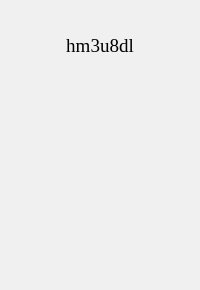
       <widget class="QFrame" name="frame_2">
        <property name="minimumSize">
         <size>
          <width>200</width>
          <height>0</height>
         </size>
        </property>
        <property name="maximumSize">
         <size>
          <width>200</width>
          <height>16777215</height>
         </size>
        </property>
        <property name="styleSheet">
         <string notr="true">QFrame {
	
	background-color: rgb(240, 240, 240);
}
</string>
        </property>
        <property name="frameShape">
         <enum>QFrame::NoFrame</enum>
        </property>
        <property name="frameShadow">
         <enum>QFrame::Raised</enum>
        </property>
        <property name="lineWidth">
         <number>0</number>
        </property>
        <layout class="QVBoxLayout" name="verticalLayout_2">
         <item>
          <widget class="QFrame" name="frame_5">
           <property name="minimumSize">
            <size>
             <width>0</width>
             <height>70</height>
            </size>
           </property>
           <property name="frameShape">
            <enum>QFrame::NoFrame</enum>
           </property>
           <property name="frameShadow">
            <enum>QFrame::Raised</enum>
           </property>
           <property name="lineWidth">
            <number>0</number>
           </property>
           <layout class="QHBoxLayout" name="horizontalLayout_4">
            <item>
             <widget class="QPushButton" name="pushButton_title">
              <property name="font">
               <font>
                <family>Times New Roman</family>
                <pointsize>14</pointsize>
                <kerning>true</kerning>
               </font>
              </property>
              <property name="styleSheet">
               <string notr="true">border:none</string>
              </property>
              <property name="text">
               <string>hm3u8dl</string>
              </property>
              <property name="icon">
               <iconset>
                <normaloff>imags/GitHub.png</normaloff>imags/GitHub.png</iconset>
              </property>
              <property name="iconSize">
               <size>
                <width>64</width>
                <height>64</height>
               </size>
              </property>
              <property name="checkable">
               <bool>false</bool>
              </property>
              <property name="autoDefault">
               <bool>true</bool>
              </property>
              <property name="default">
               <bool>true</bool>
              </property>
              <property name="flat">
               <bool>true</bool>
              </property>
             </widget>
            </item>
           </layout>
          </widget>
         </item>
         <item>
          <widget class="QListWidget" name="listWidget_leftWidget">
           <property name="minimumSize">
            <size>
             <width>200</width>
             <height>0</height>
            </size>
           </property>
           <property name="maximumSize">
            <size>
             <width>200</width>
             <height>16777215</height>
            </size>
           </property>
           <property name="font">
            <font>
             <family>Times New Roman</family>
             <pointsize>12</pointsize>
            </font>
           </property>
           <property name="cursor" stdset="0">
            <cursorShape>PointingHandCursor</cursorShape>
           </property>
           <property name="focusPolicy">
            <enum>Qt::StrongFocus</enum>
           </property>
           <property name="contextMenuPolicy">
            <enum>Qt::ActionsContextMenu</enum>
           </property>
           <property name="layoutDirection">
            <enum>Qt::LeftToRight</enum>
           </property>
           <property name="autoFillBackground">
            <bool>true</bool>
           </property>
           <property name="styleSheet">
            <string notr="true">QListWidget {
	item-width:60px;
}

QListWidget::item:hover  {
	background-color:rgb(216, 216, 216);
	
}

QListWidget::item:selected {
    background: qlineargradient(x1: 0, y1: 0, x2: 1, y2: 1,
                                stop: 0 rgb(31, 212, 174), stop: 1 rgb(30, 204, 149));
}





</string>
           </property>
           <property name="frameShape">
            <enum>QFrame::NoFrame</enum>
           </property>
           <property name="frameShadow">
            <enum>QFrame::Plain</enum>
           </property>
           <property name="lineWidth">
            <number>0</number>
           </property>
           <property name="autoScrollMargin">
            <number>32</number>
           </property>
           <property name="editTriggers">
            <set>QAbstractItemView::NoEditTriggers</set>
           </property>
           <property name="showDropIndicator" stdset="0">
            <bool>false</bool>
           </property>
           <property name="iconSize">
            <size>
             <width>32</width>
             <height>32</height>
            </size>
           </property>
           <property name="movement">
            <enum>QListView::Static</enum>
           </property>
           <property name="resizeMode">
            <enum>QListView::Adjust</enum>
           </property>
           <property name="layoutMode">
            <enum>QListView::Batched</enum>
           </property>
           <property name="gridSize">
            <size>
             <width>0</width>
             <height>80</height>
            </size>
           </property>
           <property name="uniformItemSizes">
            <bool>false</bool>
           </property>
           <property name="batchSize">
            <number>1</number>
           </property>
           <property name="wordWrap">
            <bool>true</bool>
           </property>
           <property name="selectionRectVisible">
            <bool>false</bool>
           </property>
           <item>
            <property name="text">
             <string>m3u8解析</string>
            </property>
            <property name="font">
             <font>
              <family>Arial</family>
              <pointsize>12</pointsize>
             </font>
            </property>
            <property name="icon">
             <iconset>
              <normaloff>imags/多种解析方案.png</normaloff>imags/多种解析方案.png</iconset>
            </property>
           </item>
           <item>
            <property name="text">
             <string>视频解析</string>
            </property>
            <property name="icon">
             <iconset>
              <normaloff>imags/实时视频流解析.png</normaloff>imags/实时视频流解析.png</iconset>
            </property>
           </item>
           <item>
            <property name="text">
             <string>视频下载</string>
            </property>
            <property name="icon">
             <iconset>
              <normaloff>imags/下载1.png</normaloff>imags/下载1.png</iconset>
            </property>
           </item>
           <item>
            <property name="text">
             <string>工具箱</string>
            </property>
            <property name="icon">
             <iconset>
              <normaloff>imags/工具箱,辅助工具_jurassic.png</normaloff>imags/工具箱,辅助工具_jurassic.png</iconset>
            </property>
           </item>
           <item>
            <property name="text">
             <string>关于</string>
            </property>
            <property name="icon">
             <iconset>
              <normaloff>imags/about.png</normaloff>imags/about.png</iconset>
            </property>
           </item>
           <item>
            <property name="text">
             <string>设置</string>
            </property>
            <property name="icon">
             <iconset>
              <normaloff>imags/设置.png</normaloff>imags/设置.png</iconset>
            </property>
           </item>
          </widget>
         </item>
        </layout>
       </widget>
